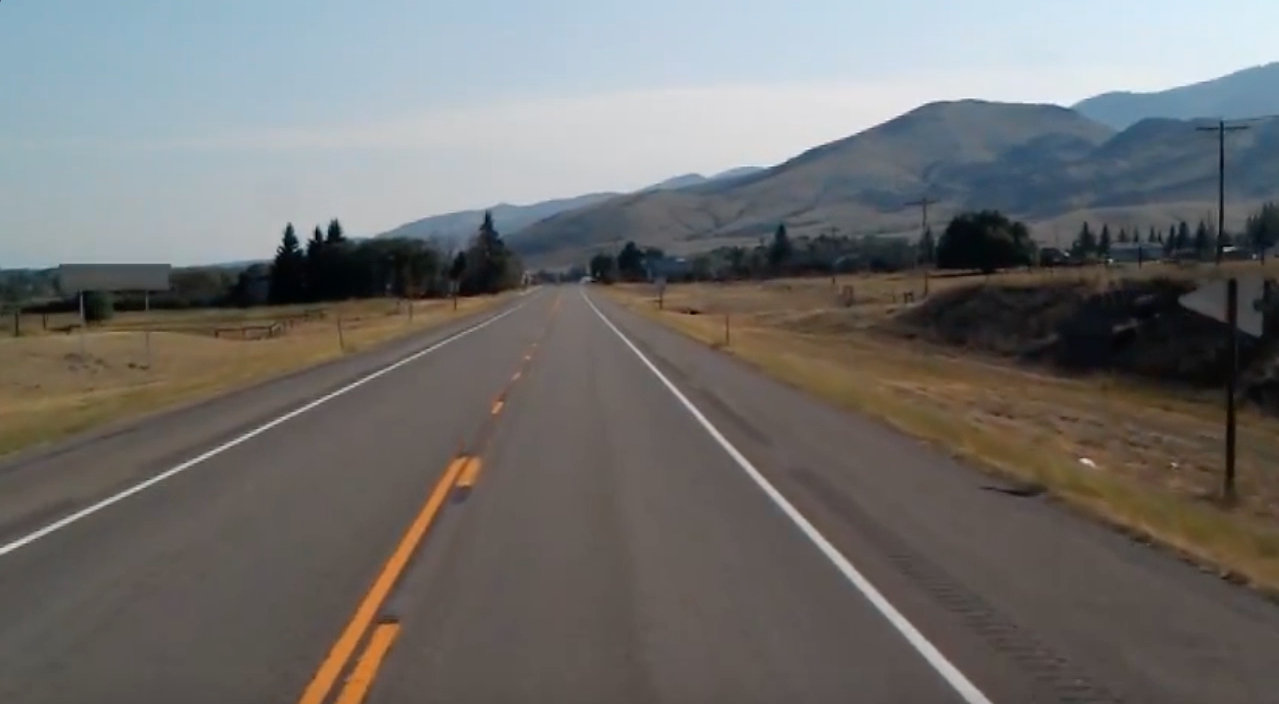
#> input picture computer_vision/AutomaticLaneDetection/road.jpg, 1279 x 704 px
$ jupyter execute LaneDetection.ipynb   (text cells are left out)
#> lines starting #> are read from the running program, lines starting #| are printed output that depends on the picture; after the words box and inside, x2 and y2 are one past the last pixel; in counts of white or black regions, pixels touching at a corner belong together; pictures that were not available may be replaced by others from this repository, and a replacement may not be noted
[cell 1]
import cv2
import numpy as np
import matplotlib.pyplot as plt

[cell 2]
image = cv2.imread("road.jpg")
#> image is the input picture: shape (704, 1279, 3); mean B, G, R 109.7, 111.3, 112.3

cv2.imshow("Original", image)

cv2.waitKey()
cv2.destroyAllWindows()

[cell 3]
lane_image = np.copy(image)

[cell 4]
gray = cv2.cvtColor(lane_image, cv2.COLOR_RGB2GRAY)

cv2.imshow("Image", gray)

cv2.waitKey()
cv2.destroyAllWindows()

[cell 5]
blur = cv2.GaussianBlur(gray, (5, 5), 0)

cv2.imshow("Image", blur)

cv2.waitKey()
cv2.destroyAllWindows()

[cell 6]
#canny = cv2.Canny(blur, 30, 90)
canny = cv2.Canny(blur, 50, 150)
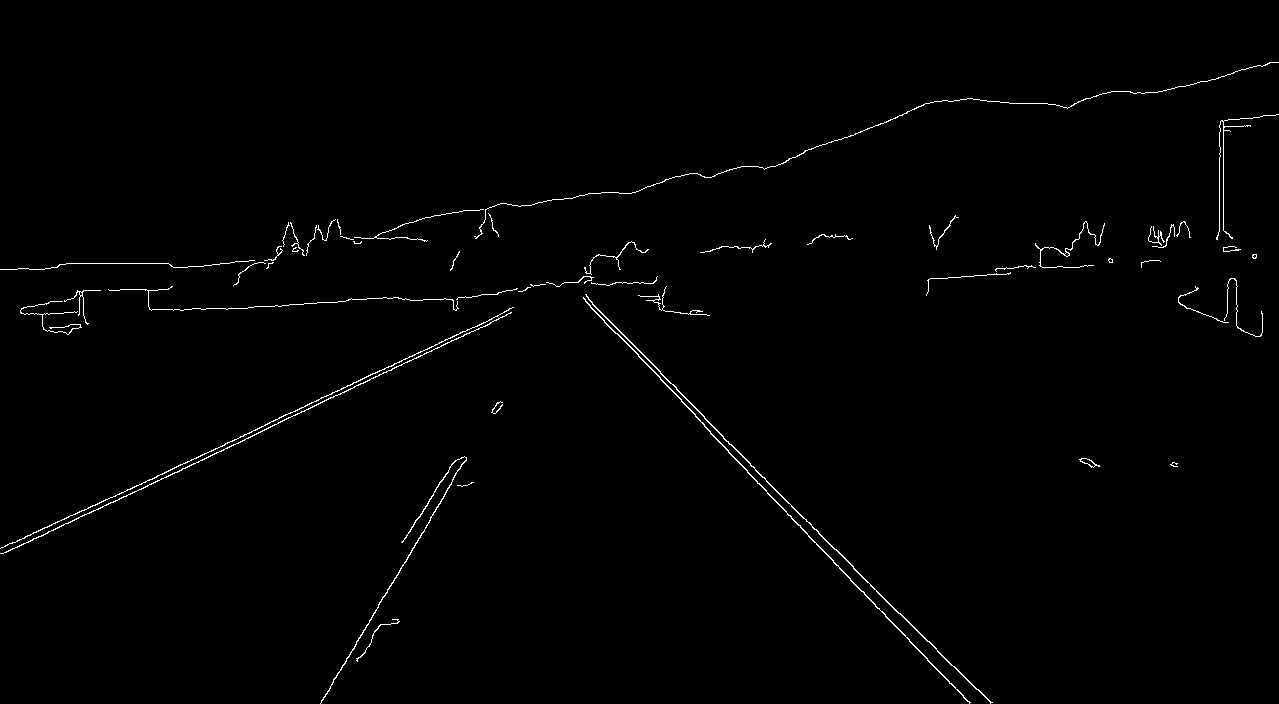
#> canny: shape (704, 1279); 0.91% white in thin lines or dots

cv2.imshow("Image", canny)

cv2.waitKey()
cv2.destroyAllWindows()

[cell 7]
def cannyImage(image):

    gray = cv2.cvtColor(image, cv2.COLOR_RGB2GRAY)
    blur = cv2.GaussianBlur(image, (5, 5), 0)
#> blur: shape (704, 1279, 3)
    #canny = cv2.Canny(blur, 30, 90)
    canny = cv2.Canny(blur, 50, 150)
#> canny: shape (704, 1279); 1% white in thin lines or dots

    return canny

[cell 8]
canny = cannyImage(image)

cv2.imshow("Image", canny)

cv2.waitKey()
cv2.destroyAllWindows()

[cell 9]
plt.imshow(canny)
plt.show()

[cell 10]
def region_of_interest(image):

    height = image.shape[0]
#> height = 704
    #polygons = np.array([[(250, height), (1500, height), (800, 400)]])
    polygons = np.array([[(200, height), (1100, height), (550, 250)]])
#> polygons = [[200, 704], [1100, 704], [550, 250]]
    mask = np.zeros_like(image)
    cv2.fillPoly(mask, polygons, 255)
#> mask: shape (704, 1279); 22.7% white; 1 white region, box (x1, y1, x2, y2) and area: (200, 250, 1100, 704) 204575

    return mask

[cell 11]
cv2.imshow("Image", region_of_interest(canny))

cv2.waitKey()
cv2.destroyAllWindows()

[cell 12]
def region_of_interest(image):

    height = image.shape[0]
#> height = 704
    #polygons = np.array([[(250, height), (1500, height), (800, 400)]])
    polygons = np.array([[(200, height), (1100, height), (550, 250)]])
#> polygons = [[200, 704], [1100, 704], [550, 250]]
    mask = np.zeros_like(image)
    cv2.fillPoly(mask, polygons, 255)
    masked_image = cv2.bitwise_and(image, mask)
#> masked_image: shape (704, 1279); 0.31% white in thin lines or dots, all inside (x1, y1, x2, y2) = (299, 277, 993, 704)

    return masked_image

[cell 13]
cropped_image = region_of_interest(canny)
cv2.imshow("Image", cropped_image)

cv2.waitKey()
cv2.destroyAllWindows()

[cell 14]
lines = cv2.HoughLinesP(cropped_image, 2, np.pi/180, 100, np.array([]), minLineLength = 40, maxLineGap = 5)
#> lines = 14 rows, first 6: [703, 425, 766, 490], [750, 465, 834, 549], [383, 598, 431, 518], [299, 701, 386, 567], [891, 621, 947, 680], [704, 418, 927, 641]

[cell 15]
def display_lines(image, lines):
    line_image = np.zeros_like(image)
    if lines is not None:
        for line in lines:
            x1, y1, x2, y2 = line.reshape(4)
            cv2.line(line_image, (x1, y1), (x2, y2), (255, 0, 0), 10)
#> this loop made 14 passes
#> (x1, y1, x2, y2) on passes 1 to 12: (703, 425, 766, 490), (750, 465, 834, 549), (383, 598, 431, 518), (299, 701, 386, 567), (891, 621, 947, 680), (704, 418, 927, 641), (588, 299, 660, 371), (585, 301, 628, 345), (645, 362, 687, 406), (767, 493, 890, 620), (322, 700, 378, 607), (396, 552, 453, 461)
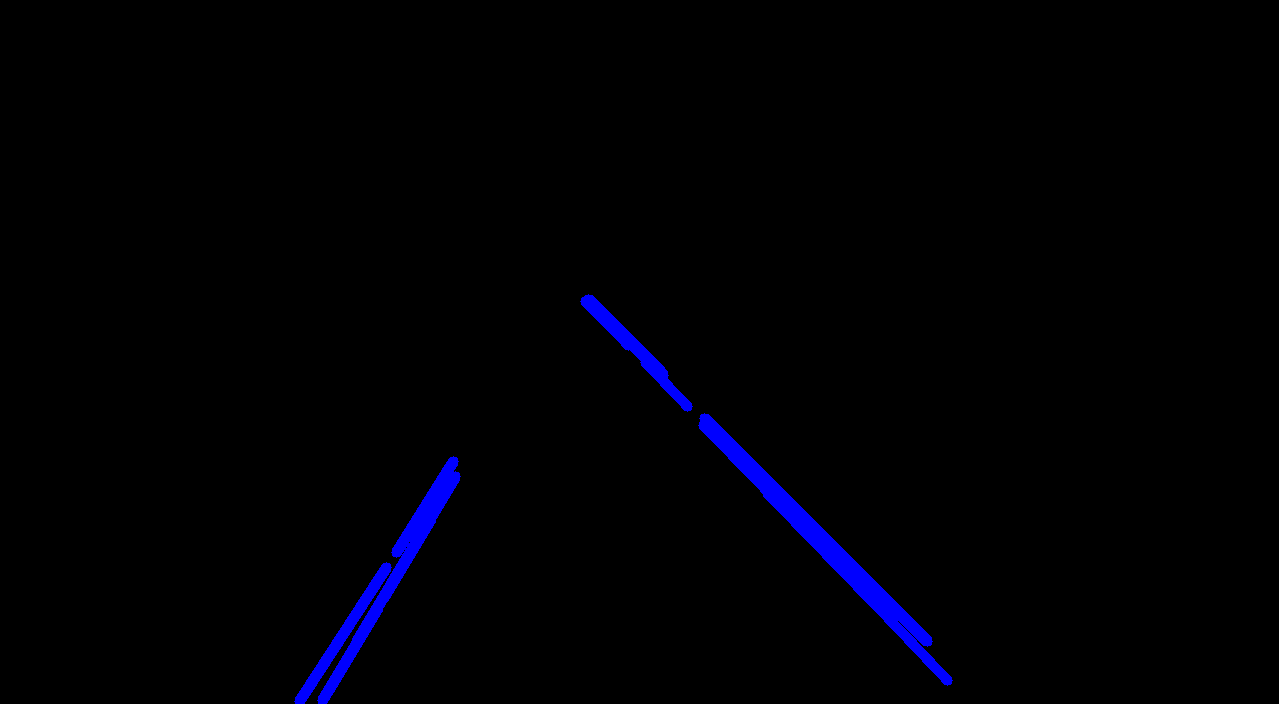
#> line_image: shape (704, 1279, 3); mean of channels 0, 1, 2 4.3, 0, 0; drawn as B, G, R

    return line_image

[cell 16]
line_image = display_lines(lane_image, lines)

cv2.imshow("Image", line_image)

cv2.waitKey()
cv2.destroyAllWindows()

[cell 17]
combo_image = cv2.addWeighted(lane_image, 0.8, line_image, 1, 1)
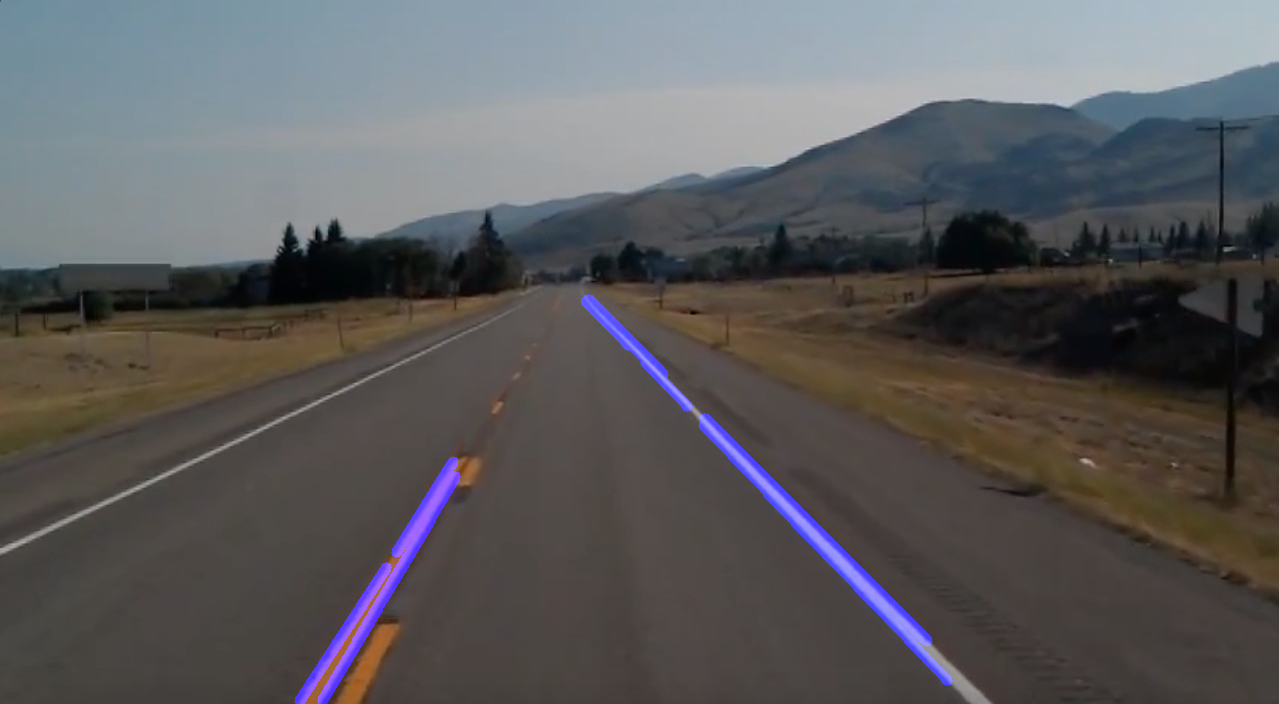
#> combo_image: shape (704, 1279, 3); mean B, G, R 91.7, 90, 90.8

cv2.imshow("Image", combo_image)

cv2.waitKey()
cv2.destroyAllWindows()

[cell 18]
def average_slope_intercept(image, lines):

    left_fit = []
    right_fit = []

    for line in lines:
        x1, y1, x2, y2 = line.reshape(4)
        parameters = np.polyfit((x1, x2), (y1, y2), 1)
        slope = parameters[0]
        intercept = parameters[1]
        if slope < 0:
            left_fit.append((slope, intercept))
        else:
            right_fit.append((slope, intercept))
#> this loop made 14 passes
#> (x1, y1, x2, y2, slope, intercept) on passes 1 to 12: (703, 425, 766, 490, 1.03, -300.3), (750, 465, 834, 549, 1, -285), (383, 598, 431, 518, -1.67, 1236.3), (299, 701, 386, 567, -1.54, 1161.5), (891, 621, 947, 680, 1.05, -317.7), (704, 418, 927, 641, 1, -286), (588, 299, 660, 371, 1, -289), (585, 301, 628, 345, 1.02, -297.6), (645, 362, 687, 406, 1.05, -313.7), (767, 493, 890, 620, 1.03, -298.9), (322, 700, 378, 607, -1.66, 1234.7), (396, 552, 453, 461, -1.6, 1184.2)
#> after the loop, left_fit = [(-1.67, 1236.3), (-1.54, 1161.5), (-1.66, 1234.7), (-1.6, 1184.2), (-1.68, 1238.9)]; right_fit = [(1.03, -300.3), (1, -285), (1.05, -317.7), (1, -286), (1, -289), (1.02, -297.6), (1.05, -313.7), (1.03, -298.9), (1, -288)]

    left_fit_average = np.average(left_fit, axis = 0)
#> left_fit_average = [-1.63, 1211.2]
    right_fit_average = np.average(right_fit, axis = 0)
#> right_fit_average = [1.02, -297.4]
    left_lane = make_coordinates(image, left_fit_average)
    right_lane = make_coordinates(image, right_fit_average)
    return np.array([left_lane, right_lane])

[cell 19]
def make_coordinates(image, line_parameters):
    slope, intercept = line_parameters
#> slope = -1.63; intercept = 1211.2
    y1 = image.shape[0]
#> y1 = 704
    y2 = int(y1 * (3/5))
    x1 = int((y1 - intercept)/slope)
#> x1 = 311
    x2 = int((y2 - intercept)/slope)
#> x2 = 484
    return np.array([x1, y1, x2, y2])

[cell 20]
averaged_lines = average_slope_intercept(lane_image, lines)
#> in average_slope_intercept, `left_lane = make_coordinates(image, left_fit_average)`: left_lane = [311, 704, 484, 422]
#> in average_slope_intercept, `right_lane = make_coordinates(image, right_fit_average)`: right_lane = [980, 704, 704, 422]
#> averaged_lines = [[311, 704, 484, 422], [980, 704, 704, 422]]

[cell 21]
line_image = display_lines(lane_image, averaged_lines)
#> the loop in display_lines (call 2), `for line in lines:` made 2 passes

cv2.imshow("Image", line_image)

cv2.waitKey()
cv2.destroyAllWindows()

[cell 22]
combo_image = cv2.addWeighted(lane_image, 0.8, line_image, 1, 1)

cv2.imshow("Image", combo_image)

cv2.waitKey()
cv2.destroyAllWindows()

[cell 23]
cap = cv2.VideoCapture("test2.mp4")

while(cap.isOpened()):
    _, frame = cap.read()
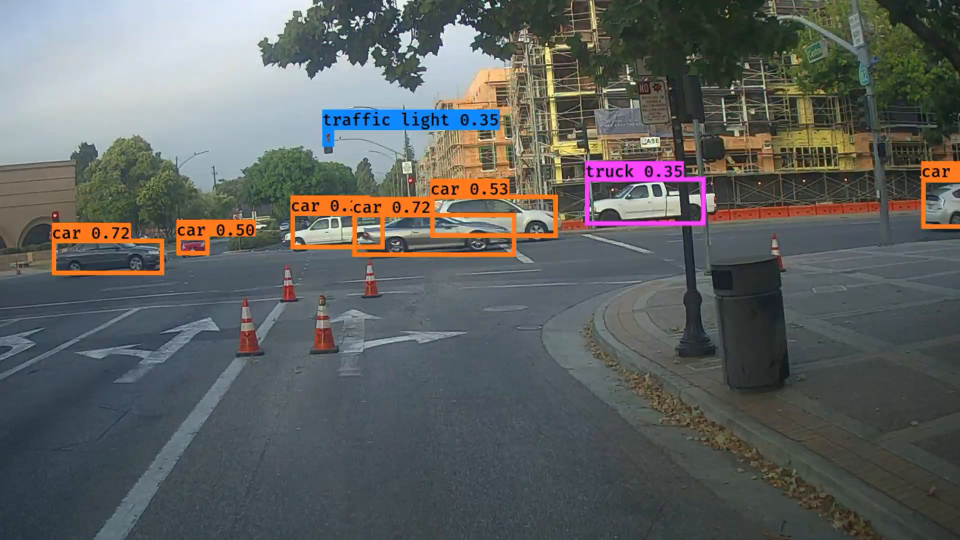
#> input picture frame 63 of Coursera/DeepLearning/Convolutional Neural Networks/Week 3/nb_images/pred_video_compressed2.mp4, 1920 x 1080 px, given in place of test2.mp4, which was not available (shown at 1/2 size)
#> frame is the input picture: shape (1080, 1920, 3); mean B, G, R 96.7, 98.2, 95.2
    canny_image = cannyImage(frame)
#> in cannyImage (call 2), `canny = cv2.Canny(blur, 50, 150)`: canny: shape (1080, 1920); 4.6% white in thin lines or dots
    cropped_image = region_of_interest(canny_image)
#> in region_of_interest (call 2), `cv2.fillPoly(mask, polygons, 255)`: mask: shape (1080, 1920); 18.1% white; 1 white region, box (x1, y1, x2, y2) and area: (200, 250, 1101, 1080) 374330
#> in region_of_interest (call 2), `masked_image = cv2.bitwise_and(image, mask)`:
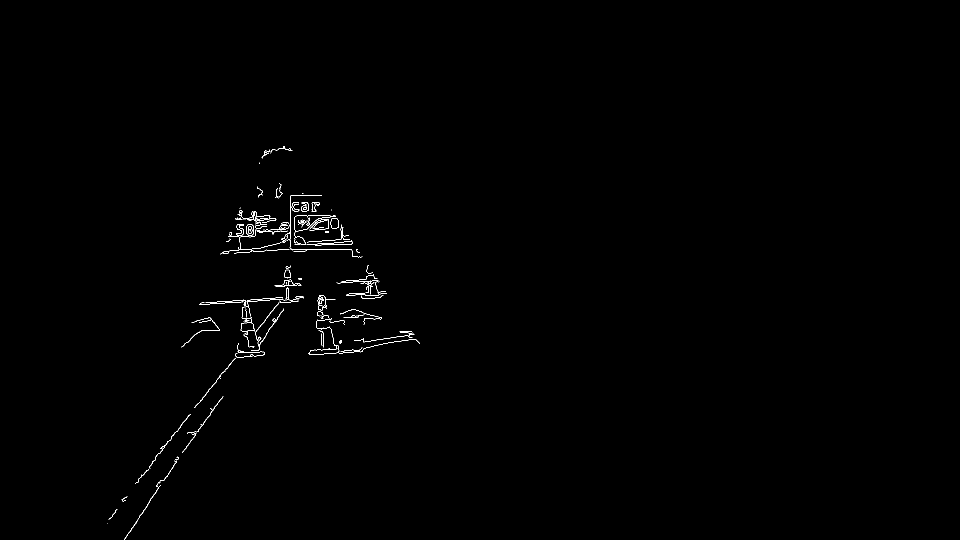
#> masked_image: shape (1080, 1920) (shown at 1/2 size); 0.37% white in thin lines or dots, all inside (x1, y1, x2, y2) = (214, 293, 840, 1080)
    lines = cv2.HoughLinesP(cropped_image, 2, np.pi/180, 100, np.array([]), minLineLength = 40, maxLineGap = 5)
#> lines = 19 rows, first 6: [365, 905, 440, 799], [398, 805, 441, 750], [413, 838, 445, 793], [398, 609, 564, 598], [532, 668, 567, 618], [318, 907, 352, 863]
    averaged_lines = average_slope_intercept(frame, lines)
#> the loop in average_slope_intercept (call 2), `for line in lines:` made 19 passes
#> (x1, y1, x2, y2, slope, intercept) on passes 1 to 12: (365, 905, 440, 799, -1.41, 1420.9), (398, 805, 441, 750, -1.28, 1314.1), (413, 838, 445, 793, -1.41, 1418.8), (398, 609, 564, 598, -0.0663, 635.4), (532, 668, 567, 618, -1.43, 1428), (318, 907, 352, 863, -1.29, 1318.5), (327, 960, 357, 916, -1.47, 1439.6), (250, 1077, 287, 1020, -1.54, 1462.1), (510, 666, 565, 595, -1.29, 1324.4), (501, 599, 564, 595, -0.0635, 630.8), (580, 497, 580, 392, 0.383, 222.2), (646, 498, 701, 498, 1.47e-16, 498)
#> averaged_lines = [[-49, 1080, 499, 648], [6920, 1080, 2410, 648]]
    line_image = display_lines(frame, averaged_lines)
    combo_image = cv2.addWeighted(frame, 0.8, line_image, 1, 1)
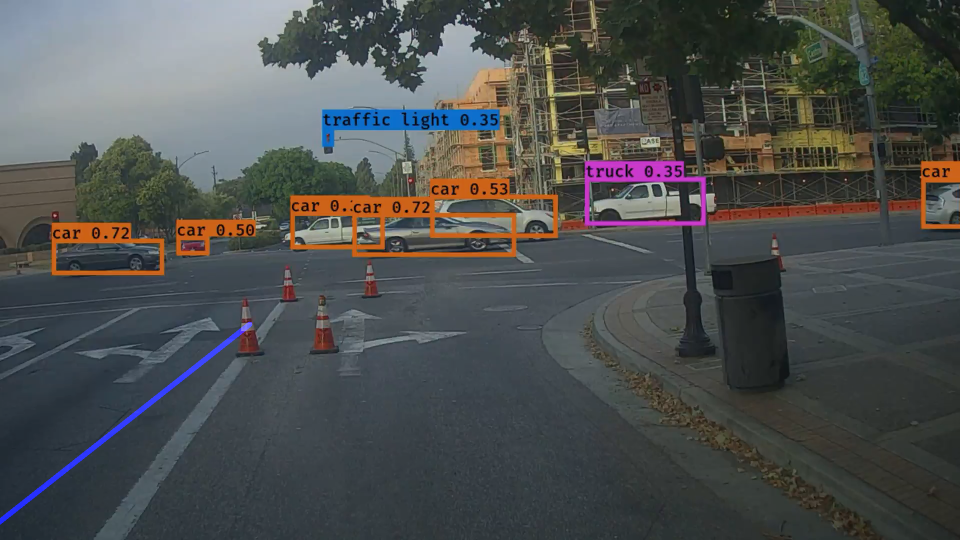
#> combo_image: shape (1080, 1920, 3) (shown at 1/2 size); mean B, G, R 79, 79.6, 77.2
    cv2.imshow("Image", combo_image)
    cv2.waitKey(1)

cv2.destroyAllWindows()
